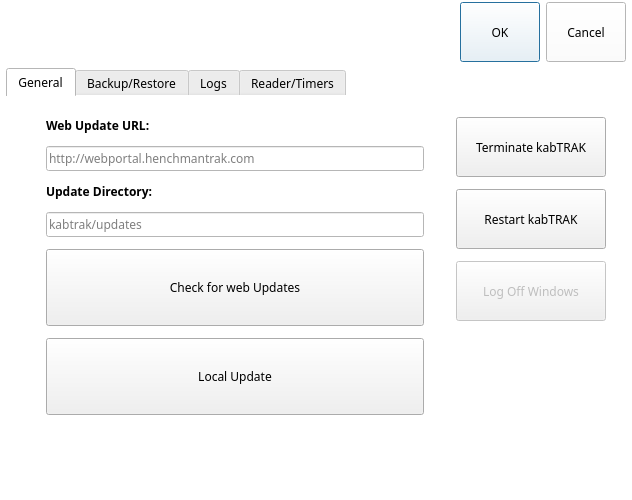
<?xml version="1.0" encoding="UTF-8"?>
<ui version="4.0">
 <class>systemsettings</class>
 <widget class="QDialog" name="systemsettings">
  <property name="geometry">
   <rect>
    <x>0</x>
    <y>0</y>
    <width>632</width>
    <height>500</height>
   </rect>
  </property>
  <property name="maximumSize">
   <size>
    <width>638</width>
    <height>500</height>
   </size>
  </property>
  <property name="font">
   <font>
    <family>Century Gothic</family>
    <pointsize>9</pointsize>
   </font>
  </property>
  <property name="windowTitle">
   <string>System Settings</string>
  </property>
  <property name="windowIcon">
   <iconset>
    <normaloff>images/kabtrak.ico</normaloff>images/kabtrak.ico</iconset>
  </property>
  <property name="styleSheet">
   <string notr="true">background-color: rgb(255, 255, 255);</string>
  </property>
  <property name="modal">
   <bool>true</bool>
  </property>
  <layout class="QVBoxLayout" name="verticalLayout_3">
   <property name="spacing">
    <number>6</number>
   </property>
   <property name="leftMargin">
    <number>6</number>
   </property>
   <property name="topMargin">
    <number>2</number>
   </property>
   <property name="rightMargin">
    <number>6</number>
   </property>
   <property name="bottomMargin">
    <number>6</number>
   </property>
   <item>
    <layout class="QHBoxLayout" name="horizontalLayout">
     <property name="sizeConstraint">
      <enum>QLayout::SetMaximumSize</enum>
     </property>
     <item>
      <spacer name="horizontalSpacer">
       <property name="orientation">
        <enum>Qt::Horizontal</enum>
       </property>
       <property name="sizeHint" stdset="0">
        <size>
         <width>40</width>
         <height>20</height>
        </size>
       </property>
      </spacer>
     </item>
     <item>
      <widget class="QPushButton" name="btnOK">
       <property name="minimumSize">
        <size>
         <width>0</width>
         <height>60</height>
        </size>
       </property>
       <property name="maximumSize">
        <size>
         <width>16777215</width>
         <height>60</height>
        </size>
       </property>
       <property name="font">
        <font>
         <family>Century Gothic</family>
         <pointsize>9</pointsize>
        </font>
       </property>
       <property name="text">
        <string>OK</string>
       </property>
      </widget>
     </item>
     <item>
      <widget class="QPushButton" name="btnCancel">
       <property name="minimumSize">
        <size>
         <width>0</width>
         <height>60</height>
        </size>
       </property>
       <property name="maximumSize">
        <size>
         <width>16777215</width>
         <height>60</height>
        </size>
       </property>
       <property name="font">
        <font>
         <family>Century Gothic</family>
         <pointsize>9</pointsize>
        </font>
       </property>
       <property name="text">
        <string>Cancel</string>
       </property>
      </widget>
     </item>
    </layout>
   </item>
   <item>
    <widget class="QTabWidget" name="tabWidget">
     <property name="sizePolicy">
      <sizepolicy hsizetype="Fixed" vsizetype="Fixed">
       <horstretch>0</horstretch>
       <verstretch>0</verstretch>
      </sizepolicy>
     </property>
     <property name="minimumSize">
      <size>
       <width>620</width>
       <height>402</height>
      </size>
     </property>
     <property name="maximumSize">
      <size>
       <width>620</width>
       <height>402</height>
      </size>
     </property>
     <property name="font">
      <font>
       <family>Century Gothic</family>
       <pointsize>9</pointsize>
       <weight>50</weight>
       <bold>false</bold>
      </font>
     </property>
     <property name="styleSheet">
      <string notr="true">border-color: rgb(255, 255, 255);</string>
     </property>
     <property name="tabShape">
      <enum>QTabWidget::Rounded</enum>
     </property>
     <property name="currentIndex">
      <number>0</number>
     </property>
     <property name="iconSize">
      <size>
       <width>32</width>
       <height>32</height>
      </size>
     </property>
     <widget class="QWidget" name="tabGeneral">
      <property name="font">
       <font>
        <family>Century Gothic</family>
        <pointsize>9</pointsize>
       </font>
      </property>
      <property name="styleSheet">
       <string notr="true">background-color: rgb(255, 255, 255);</string>
      </property>
      <attribute name="icon">
       <iconset resource="resources.qrc">
        <normaloff>:/images/images/connection_svg.svg</normaloff>:/images/images/connection_svg.svg</iconset>
      </attribute>
      <attribute name="title">
       <string>General</string>
      </attribute>
      <layout class="QHBoxLayout" name="horizontalLayout_2">
       <property name="spacing">
        <number>12</number>
       </property>
       <property name="leftMargin">
        <number>20</number>
       </property>
       <property name="topMargin">
        <number>20</number>
       </property>
       <property name="rightMargin">
        <number>20</number>
       </property>
       <property name="bottomMargin">
        <number>20</number>
       </property>
       <item>
        <layout class="QVBoxLayout" name="verticalLayout_2">
         <property name="leftMargin">
          <number>20</number>
         </property>
         <property name="rightMargin">
          <number>20</number>
         </property>
         <item>
          <widget class="QLabel" name="lblWebUpdate">
           <property name="font">
            <font>
             <family>Century Gothic</family>
             <pointsize>9</pointsize>
             <weight>75</weight>
             <bold>true</bold>
            </font>
           </property>
           <property name="text">
            <string>Web Update URL:</string>
           </property>
          </widget>
         </item>
         <item>
          <widget class="QLineEdit" name="edtwebUpdateURL">
           <property name="sizePolicy">
            <sizepolicy hsizetype="Expanding" vsizetype="Fixed">
             <horstretch>0</horstretch>
             <verstretch>0</verstretch>
            </sizepolicy>
           </property>
           <property name="minimumSize">
            <size>
             <width>0</width>
             <height>25</height>
            </size>
           </property>
           <property name="maximumSize">
            <size>
             <width>16777215</width>
             <height>25</height>
            </size>
           </property>
           <property name="font">
            <font>
             <family>Century Gothic</family>
             <pointsize>9</pointsize>
            </font>
           </property>
           <property name="placeholderText">
            <string>http://webportal.henchmantrak.com</string>
           </property>
           <property name="overwriteMode" stdset="0">
            <bool>true</bool>
           </property>
          </widget>
         </item>
         <item>
          <widget class="QLabel" name="label">
           <property name="font">
            <font>
             <family>Century Gothic</family>
             <pointsize>9</pointsize>
             <weight>75</weight>
             <bold>true</bold>
            </font>
           </property>
           <property name="text">
            <string>Update Directory:</string>
           </property>
          </widget>
         </item>
         <item>
          <widget class="QLineEdit" name="edtUpdateDir">
           <property name="font">
            <font>
             <family>Century Gothic</family>
             <pointsize>9</pointsize>
            </font>
           </property>
           <property name="placeholderText">
            <string>kabtrak/updates</string>
           </property>
          </widget>
         </item>
         <item>
          <widget class="QPushButton" name="btnCheck">
           <property name="minimumSize">
            <size>
             <width>0</width>
             <height>77</height>
            </size>
           </property>
           <property name="maximumSize">
            <size>
             <width>16777215</width>
             <height>77</height>
            </size>
           </property>
           <property name="font">
            <font>
             <family>Century Gothic</family>
             <pointsize>9</pointsize>
            </font>
           </property>
           <property name="styleSheet">
            <string notr="true">background-color: rgb(240, 240, 240);</string>
           </property>
           <property name="text">
            <string>Check for web Updates</string>
           </property>
           <property name="iconSize">
            <size>
             <width>32</width>
             <height>32</height>
            </size>
           </property>
          </widget>
         </item>
         <item>
          <widget class="QPushButton" name="btnLocalUpdate">
           <property name="minimumSize">
            <size>
             <width>0</width>
             <height>77</height>
            </size>
           </property>
           <property name="maximumSize">
            <size>
             <width>16777215</width>
             <height>77</height>
            </size>
           </property>
           <property name="font">
            <font>
             <family>Century Gothic</family>
             <pointsize>9</pointsize>
            </font>
           </property>
           <property name="styleSheet">
            <string notr="true">background-color: rgb(240, 240, 240);</string>
           </property>
           <property name="text">
            <string>Local Update</string>
           </property>
          </widget>
         </item>
         <item>
          <spacer name="verticalSpacer_2">
           <property name="orientation">
            <enum>Qt::Vertical</enum>
           </property>
           <property name="sizeHint" stdset="0">
            <size>
             <width>20</width>
             <height>40</height>
            </size>
           </property>
          </spacer>
         </item>
        </layout>
       </item>
       <item>
        <layout class="QVBoxLayout" name="verticalLayout">
         <item>
          <widget class="QPushButton" name="btnterminate">
           <property name="sizePolicy">
            <sizepolicy hsizetype="Preferred" vsizetype="Fixed">
             <horstretch>0</horstretch>
             <verstretch>0</verstretch>
            </sizepolicy>
           </property>
           <property name="minimumSize">
            <size>
             <width>150</width>
             <height>60</height>
            </size>
           </property>
           <property name="maximumSize">
            <size>
             <width>16777215</width>
             <height>60</height>
            </size>
           </property>
           <property name="font">
            <font>
             <family>Century Gothic</family>
             <pointsize>9</pointsize>
            </font>
           </property>
           <property name="styleSheet">
            <string notr="true">background-color: rgb(240, 240, 240);</string>
           </property>
           <property name="text">
            <string>Terminate kabTRAK</string>
           </property>
          </widget>
         </item>
         <item>
          <widget class="QPushButton" name="btnRestart">
           <property name="sizePolicy">
            <sizepolicy hsizetype="Fixed" vsizetype="Fixed">
             <horstretch>0</horstretch>
             <verstretch>0</verstretch>
            </sizepolicy>
           </property>
           <property name="minimumSize">
            <size>
             <width>150</width>
             <height>60</height>
            </size>
           </property>
           <property name="maximumSize">
            <size>
             <width>150</width>
             <height>60</height>
            </size>
           </property>
           <property name="font">
            <font>
             <family>Century Gothic</family>
             <pointsize>9</pointsize>
            </font>
           </property>
           <property name="styleSheet">
            <string notr="true">background-color: rgb(240, 240, 240);</string>
           </property>
           <property name="text">
            <string>Restart kabTRAK</string>
           </property>
          </widget>
         </item>
         <item>
          <widget class="QPushButton" name="btnLogOff">
           <property name="enabled">
            <bool>false</bool>
           </property>
           <property name="sizePolicy">
            <sizepolicy hsizetype="Fixed" vsizetype="Fixed">
             <horstretch>0</horstretch>
             <verstretch>0</verstretch>
            </sizepolicy>
           </property>
           <property name="minimumSize">
            <size>
             <width>150</width>
             <height>60</height>
            </size>
           </property>
           <property name="maximumSize">
            <size>
             <width>150</width>
             <height>60</height>
            </size>
           </property>
           <property name="font">
            <font>
             <family>Century Gothic</family>
             <pointsize>9</pointsize>
            </font>
           </property>
           <property name="styleSheet">
            <string notr="true">background-color: rgb(240, 240, 240);</string>
           </property>
           <property name="text">
            <string>Log Off Windows</string>
           </property>
          </widget>
         </item>
         <item>
          <spacer name="verticalSpacer_5">
           <property name="orientation">
            <enum>Qt::Vertical</enum>
           </property>
           <property name="sizeHint" stdset="0">
            <size>
             <width>20</width>
             <height>40</height>
            </size>
           </property>
          </spacer>
         </item>
        </layout>
       </item>
      </layout>
     </widget>
     <widget class="QWidget" name="tabBackupRestore">
      <property name="font">
       <font/>
      </property>
      <property name="styleSheet">
       <string notr="true">background-color: rgb(255, 255, 255);</string>
      </property>
      <attribute name="icon">
       <iconset resource="resources.qrc">
        <normaloff>:/images/images/sort2.svg</normaloff>:/images/images/sort2.svg</iconset>
      </attribute>
      <attribute name="title">
       <string>Backup/Restore</string>
      </attribute>
      <layout class="QVBoxLayout" name="verticalLayout_6">
       <property name="spacing">
        <number>12</number>
       </property>
       <property name="leftMargin">
        <number>20</number>
       </property>
       <property name="topMargin">
        <number>20</number>
       </property>
       <property name="rightMargin">
        <number>20</number>
       </property>
       <item>
        <widget class="QPushButton" name="btnClear">
         <property name="sizePolicy">
          <sizepolicy hsizetype="Expanding" vsizetype="Fixed">
           <horstretch>0</horstretch>
           <verstretch>0</verstretch>
          </sizepolicy>
         </property>
         <property name="minimumSize">
          <size>
           <width>0</width>
           <height>80</height>
          </size>
         </property>
         <property name="maximumSize">
          <size>
           <width>16777215</width>
           <height>80</height>
          </size>
         </property>
         <property name="font">
          <font>
           <family>Century Gothic</family>
           <pointsize>9</pointsize>
          </font>
         </property>
         <property name="styleSheet">
          <string notr="true">background-color: rgb(240, 240, 240);</string>
         </property>
         <property name="text">
          <string>Clear Transactions</string>
         </property>
        </widget>
       </item>
       <item>
        <spacer name="verticalSpacer_4">
         <property name="orientation">
          <enum>Qt::Vertical</enum>
         </property>
         <property name="sizeHint" stdset="0">
          <size>
           <width>20</width>
           <height>40</height>
          </size>
         </property>
        </spacer>
       </item>
      </layout>
     </widget>
     <widget class="QWidget" name="tabLogs">
      <attribute name="icon">
       <iconset resource="resources.qrc">
        <normaloff>:/images/images/document_text.svg</normaloff>:/images/images/document_text.svg</iconset>
      </attribute>
      <attribute name="title">
       <string>Logs</string>
      </attribute>
      <layout class="QVBoxLayout" name="verticalLayout_4">
       <property name="spacing">
        <number>12</number>
       </property>
       <property name="leftMargin">
        <number>20</number>
       </property>
       <property name="topMargin">
        <number>20</number>
       </property>
       <property name="rightMargin">
        <number>20</number>
       </property>
       <property name="bottomMargin">
        <number>20</number>
       </property>
       <item>
        <widget class="QPushButton" name="btnViewLogs">
         <property name="sizePolicy">
          <sizepolicy hsizetype="Minimum" vsizetype="Expanding">
           <horstretch>0</horstretch>
           <verstretch>0</verstretch>
          </sizepolicy>
         </property>
         <property name="font">
          <font>
           <family>Century Gothic</family>
           <pointsize>9</pointsize>
          </font>
         </property>
         <property name="styleSheet">
          <string notr="true">background-color: rgb(240, 240, 240);</string>
         </property>
         <property name="text">
          <string>View kabTRAK Logs</string>
         </property>
        </widget>
       </item>
       <item>
        <widget class="QPushButton" name="btnViewLogin">
         <property name="sizePolicy">
          <sizepolicy hsizetype="Minimum" vsizetype="Expanding">
           <horstretch>0</horstretch>
           <verstretch>0</verstretch>
          </sizepolicy>
         </property>
         <property name="font">
          <font>
           <family>Century Gothic</family>
           <pointsize>9</pointsize>
          </font>
         </property>
         <property name="styleSheet">
          <string notr="true">background-color: rgb(240, 240, 240);</string>
         </property>
         <property name="text">
          <string>View Smart Card Logs</string>
         </property>
        </widget>
       </item>
       <item>
        <widget class="QPushButton" name="btnDeleteLogs">
         <property name="sizePolicy">
          <sizepolicy hsizetype="Minimum" vsizetype="Expanding">
           <horstretch>0</horstretch>
           <verstretch>0</verstretch>
          </sizepolicy>
         </property>
         <property name="font">
          <font>
           <family>Century Gothic</family>
           <pointsize>9</pointsize>
          </font>
         </property>
         <property name="text">
          <string>Delete All Logs</string>
         </property>
        </widget>
       </item>
       <item>
        <spacer name="verticalSpacer">
         <property name="orientation">
          <enum>Qt::Vertical</enum>
         </property>
         <property name="sizeHint" stdset="0">
          <size>
           <width>20</width>
           <height>40</height>
          </size>
         </property>
        </spacer>
       </item>
      </layout>
     </widget>
     <widget class="QWidget" name="tabTimers">
      <property name="font">
       <font>
        <family>Century Gothic</family>
        <pointsize>9</pointsize>
       </font>
      </property>
      <attribute name="icon">
       <iconset resource="resources.qrc">
        <normaloff>:/images/images/clock.svg</normaloff>:/images/images/clock.svg</iconset>
      </attribute>
      <attribute name="title">
       <string>Reader/Timers</string>
      </attribute>
      <layout class="QVBoxLayout" name="verticalLayout_5">
       <property name="spacing">
        <number>12</number>
       </property>
       <property name="leftMargin">
        <number>20</number>
       </property>
       <property name="topMargin">
        <number>20</number>
       </property>
       <property name="rightMargin">
        <number>20</number>
       </property>
       <property name="bottomMargin">
        <number>20</number>
       </property>
       <item>
        <widget class="QGroupBox" name="gbTimers">
         <property name="minimumSize">
          <size>
           <width>570</width>
           <height>213</height>
          </size>
         </property>
         <property name="maximumSize">
          <size>
           <width>570</width>
           <height>213</height>
          </size>
         </property>
         <property name="font">
          <font>
           <family>Century Gothic</family>
           <pointsize>9</pointsize>
           <weight>75</weight>
           <bold>true</bold>
          </font>
         </property>
         <property name="title">
          <string>Timers</string>
         </property>
         <layout class="QGridLayout" name="gridLayout">
          <item row="0" column="0">
           <widget class="QGroupBox" name="gbCloseDrawer">
            <property name="font">
             <font>
              <family>Century Gothic</family>
              <pointsize>9</pointsize>
              <weight>75</weight>
              <bold>true</bold>
             </font>
            </property>
            <property name="title">
             <string>Close Drawer to Logoff  (secs)</string>
            </property>
            <property name="alignment">
             <set>Qt::AlignLeading|Qt::AlignLeft|Qt::AlignVCenter</set>
            </property>
            <layout class="QFormLayout" name="formLayout">
             <property name="formAlignment">
              <set>Qt::AlignCenter</set>
             </property>
             <item row="0" column="0" colspan="2">
              <widget class="QSpinBox" name="edtCloseDrawer">
               <property name="minimumSize">
                <size>
                 <width>0</width>
                 <height>40</height>
                </size>
               </property>
               <property name="maximumSize">
                <size>
                 <width>16777215</width>
                 <height>40</height>
                </size>
               </property>
               <property name="font">
                <font>
                 <family>Century Gothic</family>
                 <pointsize>20</pointsize>
                </font>
               </property>
              </widget>
             </item>
            </layout>
           </widget>
          </item>
          <item row="0" column="1">
           <widget class="QGroupBox" name="gbAdmin">
            <property name="font">
             <font>
              <family>Century Gothic</family>
              <pointsize>9</pointsize>
              <weight>75</weight>
              <bold>true</bold>
             </font>
            </property>
            <property name="title">
             <string>Admin to Logoff  (secs)</string>
            </property>
            <layout class="QFormLayout" name="formLayout_2">
             <property name="formAlignment">
              <set>Qt::AlignCenter</set>
             </property>
             <item row="0" column="0" colspan="2">
              <widget class="QSpinBox" name="edtAdmin">
               <property name="minimumSize">
                <size>
                 <width>0</width>
                 <height>40</height>
                </size>
               </property>
               <property name="maximumSize">
                <size>
                 <width>16777215</width>
                 <height>40</height>
                </size>
               </property>
               <property name="font">
                <font>
                 <family>Century Gothic</family>
                 <pointsize>20</pointsize>
                </font>
               </property>
              </widget>
             </item>
            </layout>
           </widget>
          </item>
          <item row="1" column="0">
           <widget class="QGroupBox" name="gbAlarm">
            <property name="font">
             <font>
              <family>Century Gothic</family>
              <pointsize>9</pointsize>
              <weight>75</weight>
              <bold>true</bold>
             </font>
            </property>
            <property name="title">
             <string>Open Drawer to alarm (secs)</string>
            </property>
            <layout class="QGridLayout" name="gridLayout_3">
             <item row="0" column="0">
              <widget class="QSpinBox" name="edtOpenAlarm">
               <property name="minimumSize">
                <size>
                 <width>0</width>
                 <height>40</height>
                </size>
               </property>
               <property name="maximumSize">
                <size>
                 <width>16777215</width>
                 <height>40</height>
                </size>
               </property>
               <property name="font">
                <font>
                 <family>Century Gothic</family>
                 <pointsize>20</pointsize>
                </font>
               </property>
              </widget>
             </item>
            </layout>
           </widget>
          </item>
          <item row="1" column="1">
           <widget class="QGroupBox" name="gbAdmin_2">
            <property name="font">
             <font>
              <family>Century Gothic</family>
              <pointsize>9</pointsize>
              <weight>75</weight>
              <bold>true</bold>
             </font>
            </property>
            <property name="title">
             <string>Issued Tool Screen to close  (secs)</string>
            </property>
            <property name="flat">
             <bool>false</bool>
            </property>
            <layout class="QFormLayout" name="formLayout_3">
             <property name="labelAlignment">
              <set>Qt::AlignCenter</set>
             </property>
             <property name="formAlignment">
              <set>Qt::AlignCenter</set>
             </property>
             <item row="0" column="0" colspan="2">
              <widget class="QSpinBox" name="edtIssuedTools">
               <property name="minimumSize">
                <size>
                 <width>0</width>
                 <height>40</height>
                </size>
               </property>
               <property name="maximumSize">
                <size>
                 <width>16777215</width>
                 <height>40</height>
                </size>
               </property>
               <property name="font">
                <font>
                 <family>Century Gothic</family>
                 <pointsize>20</pointsize>
                </font>
               </property>
              </widget>
             </item>
            </layout>
           </widget>
          </item>
         </layout>
        </widget>
       </item>
       <item>
        <widget class="QGroupBox" name="groupBox">
         <property name="sizePolicy">
          <sizepolicy hsizetype="Fixed" vsizetype="Preferred">
           <horstretch>0</horstretch>
           <verstretch>0</verstretch>
          </sizepolicy>
         </property>
         <property name="minimumSize">
          <size>
           <width>570</width>
           <height>0</height>
          </size>
         </property>
         <property name="maximumSize">
          <size>
           <width>570</width>
           <height>16777215</height>
          </size>
         </property>
         <property name="font">
          <font>
           <family>Century Gothic</family>
           <pointsize>9</pointsize>
           <weight>75</weight>
           <bold>true</bold>
          </font>
         </property>
         <property name="title">
          <string>Alerts</string>
         </property>
         <layout class="QGridLayout" name="gridLayout_2">
          <item row="0" column="0">
           <widget class="QCheckBox" name="cbAlertSound">
            <property name="font">
             <font>
              <family>Century Gothic</family>
              <pointsize>9</pointsize>
             </font>
            </property>
            <property name="text">
             <string>Use alert sounds</string>
            </property>
           </widget>
          </item>
         </layout>
        </widget>
       </item>
       <item>
        <spacer name="verticalSpacer_3">
         <property name="orientation">
          <enum>Qt::Vertical</enum>
         </property>
         <property name="sizeHint" stdset="0">
          <size>
           <width>20</width>
           <height>40</height>
          </size>
         </property>
        </spacer>
       </item>
      </layout>
     </widget>
    </widget>
   </item>
   <item>
    <widget class="QWidget" name="keybrd" native="true"/>
   </item>
  </layout>
 </widget>
 <resources>
  <include location="resources.qrc"/>
 </resources>
 <connections/>
</ui>
